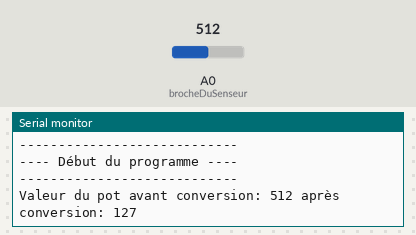
A program run on a simulated Arduino Uno, built with avr-gcc and run on an emulated ATmega328P. On the bench: the last lines printed to the serial monitor. The inputs (shaded band) are chosen by the test bench; at power-on: A0 (brocheDuSenseur) = 512.

Above: at 1.2 s.
1.3 s: A0 (brocheDuSenseur) set to 716
At 2.3 s:
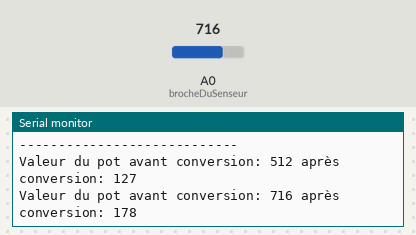
2.8 s: A0 (brocheDuSenseur) set to 900
At 3.5 s:
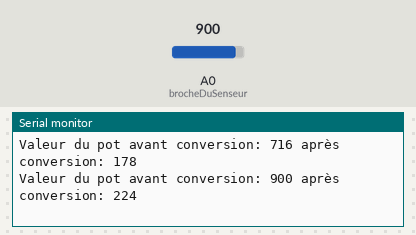

Measured:
- after the input at 1.3 s, the serial monitor: prints a new line at once (image 1)
- after the input at 2.8 s, the serial monitor: prints a new line at once (image 2)

The program:

main.cpp
```cpp
/*
    Fichier:  fn-map-stream.ino
    Auteur:   Alain Boudreault
    Date:     2021.09.17
    --------------------------------------------------------------------------
    Description: Exemple d'une conversion des valeurs d'une entrée digitale
                 comprises entre 0..1023 vers une plage de valeurs
                 comprises entre 0..255.

                 Les valeurs converties sont affichées dans le terminal série
                 en utilisant les Streams C++ (librairie de Mikal Hart)
    --------------------------------------------------------------------------
    M-A-J:       2025.03.03 - Ajout de Arduino.h
    --------------------------------------------------------------------------
*/

#include <Arduino.h>
// https://github.com/janelia-arduino/Streaming
#include <Streaming.h>

// Définition des constantes
const int brocheDuSenseur  = A0;      // Sélection de la broche du potentiomètre
const int vitesseUART      = 19200;   // Vitesse du port de communication série

// Les variables globales
int valeurDuPotentiometre = 0;

// ---------------------------------------
// Initialisation des paramètres de départ
// ---------------------------------------
void setup() {
  Serial.begin(vitesseUART);
  Serial << "Programme: fn-map-stream.ino" << endl;
  Serial << "Auteur:    Alain Boudreault"  << endl;
  Serial << "----------------------------" << endl;
  Serial << "---- Début du programme ----" << endl;
  Serial << "----------------------------" << endl << endl;
} // setup()

// -------------------------------------
// Fonction principale de l'application
// -------------------------------------
void loop() {

  // Boucler sur la prochaine ligne tant que la valeur du Pot n'aura pas changé de plus de 1/1023.
  while (abs(valeurDuPotentiometre - analogRead(brocheDuSenseur)) < 2);

  // Lire et stocker la valeur du potentiomètre
  // NOTE: Les broches analogiques n'ont pas à être initialisées.
  valeurDuPotentiometre = analogRead(brocheDuSenseur);

  // Convertir la plage des valeurs
  int valeurConvertieDuPotentiometre = map(valeurDuPotentiometre, 0, 1023, 0, 255);

  // Afficher les résultats en utilisant les Streams C++
  Serial << "Valeur du pot avant conversion: " << valeurDuPotentiometre
         << " après conversion: " << valeurConvertieDuPotentiometre << endl;

  // Ajout d'un délai pour ne pas saturer le moniteur série
  delay(500);
} // loop()
```
